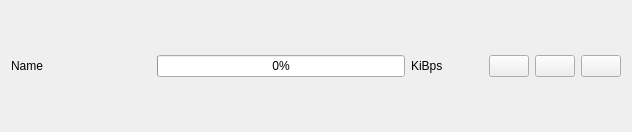
<?xml version="1.0" encoding="UTF-8"?>
<ui version="4.0">
 <class>Form</class>
 <widget class="QWidget" name="Form">
  <property name="geometry">
   <rect>
    <x>0</x>
    <y>0</y>
    <width>632</width>
    <height>132</height>
   </rect>
  </property>
  <property name="windowTitle">
   <string>Form</string>
  </property>
  <layout class="QHBoxLayout" name="horizontalLayout">
   <item>
    <widget class="QLabel" name="titleLabel">
     <property name="minimumSize">
      <size>
       <width>140</width>
       <height>0</height>
      </size>
     </property>
     <property name="maximumSize">
      <size>
       <width>16777215</width>
       <height>16777215</height>
      </size>
     </property>
     <property name="text">
      <string>Name</string>
     </property>
     <property name="wordWrap">
      <bool>true</bool>
     </property>
    </widget>
   </item>
   <item>
    <widget class="QProgressBar" name="progressBar">
     <property name="minimumSize">
      <size>
       <width>140</width>
       <height>0</height>
      </size>
     </property>
     <property name="maximumSize">
      <size>
       <width>400</width>
       <height>16777215</height>
      </size>
     </property>
     <property name="value">
      <number>0</number>
     </property>
    </widget>
   </item>
   <item>
    <widget class="QLabel" name="speedLabel">
     <property name="text">
      <string>KiBps</string>
     </property>
    </widget>
   </item>
   <item>
    <spacer name="horizontalSpacer">
     <property name="orientation">
      <enum>Qt::Horizontal</enum>
     </property>
     <property name="sizeType">
      <enum>QSizePolicy::Maximum</enum>
     </property>
     <property name="sizeHint" stdset="0">
      <size>
       <width>40</width>
       <height>20</height>
      </size>
     </property>
    </spacer>
   </item>
   <item>
    <widget class="QPushButton" name="pauseButton">
     <property name="enabled">
      <bool>true</bool>
     </property>
     <property name="text">
      <string/>
     </property>
    </widget>
   </item>
   <item>
    <widget class="QPushButton" name="folderButton">
     <property name="text">
      <string/>
     </property>
    </widget>
   </item>
   <item>
    <widget class="QPushButton" name="deleteButton">
     <property name="text">
      <string/>
     </property>
    </widget>
   </item>
  </layout>
 </widget>
 <resources/>
 <connections/>
</ui>
